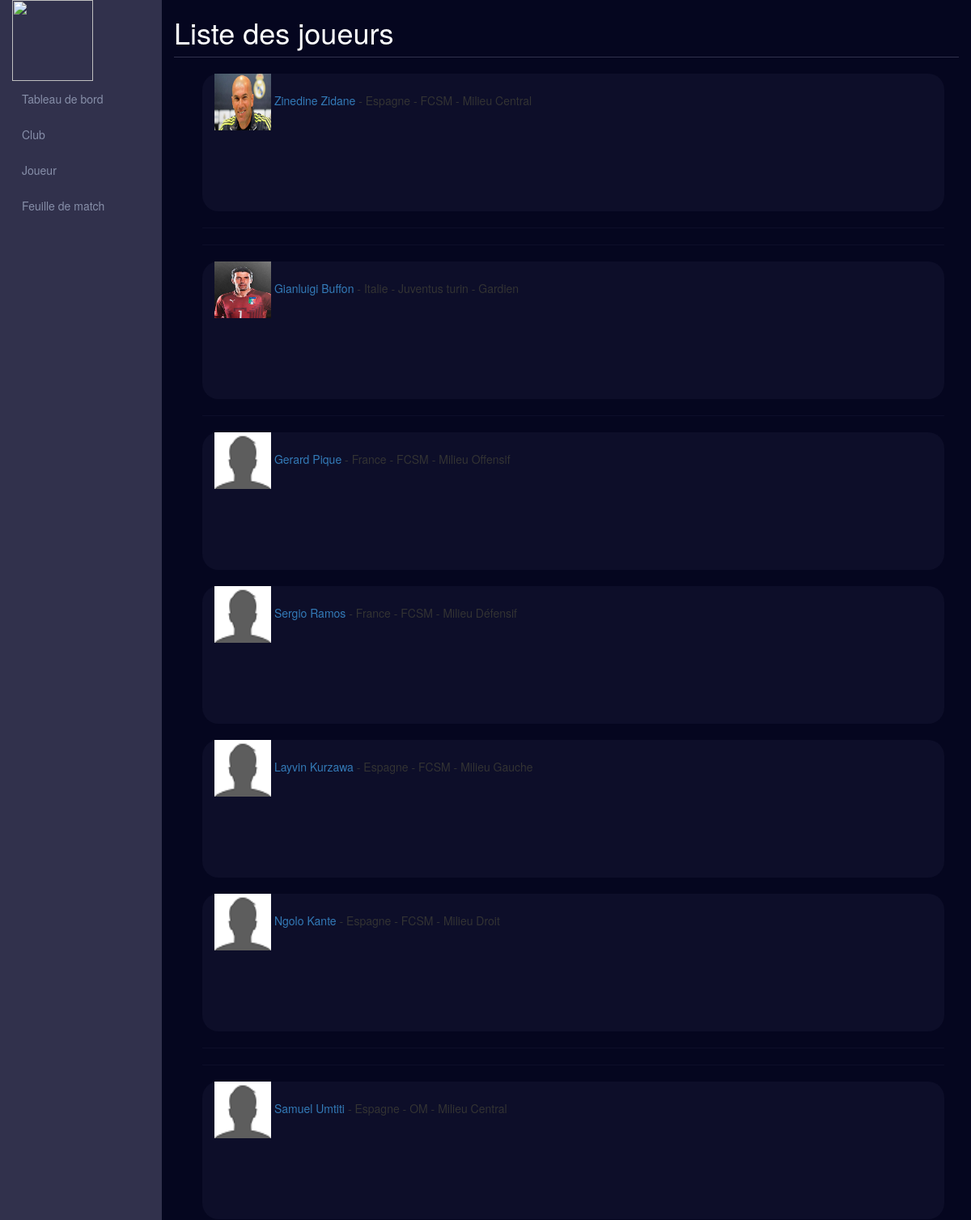
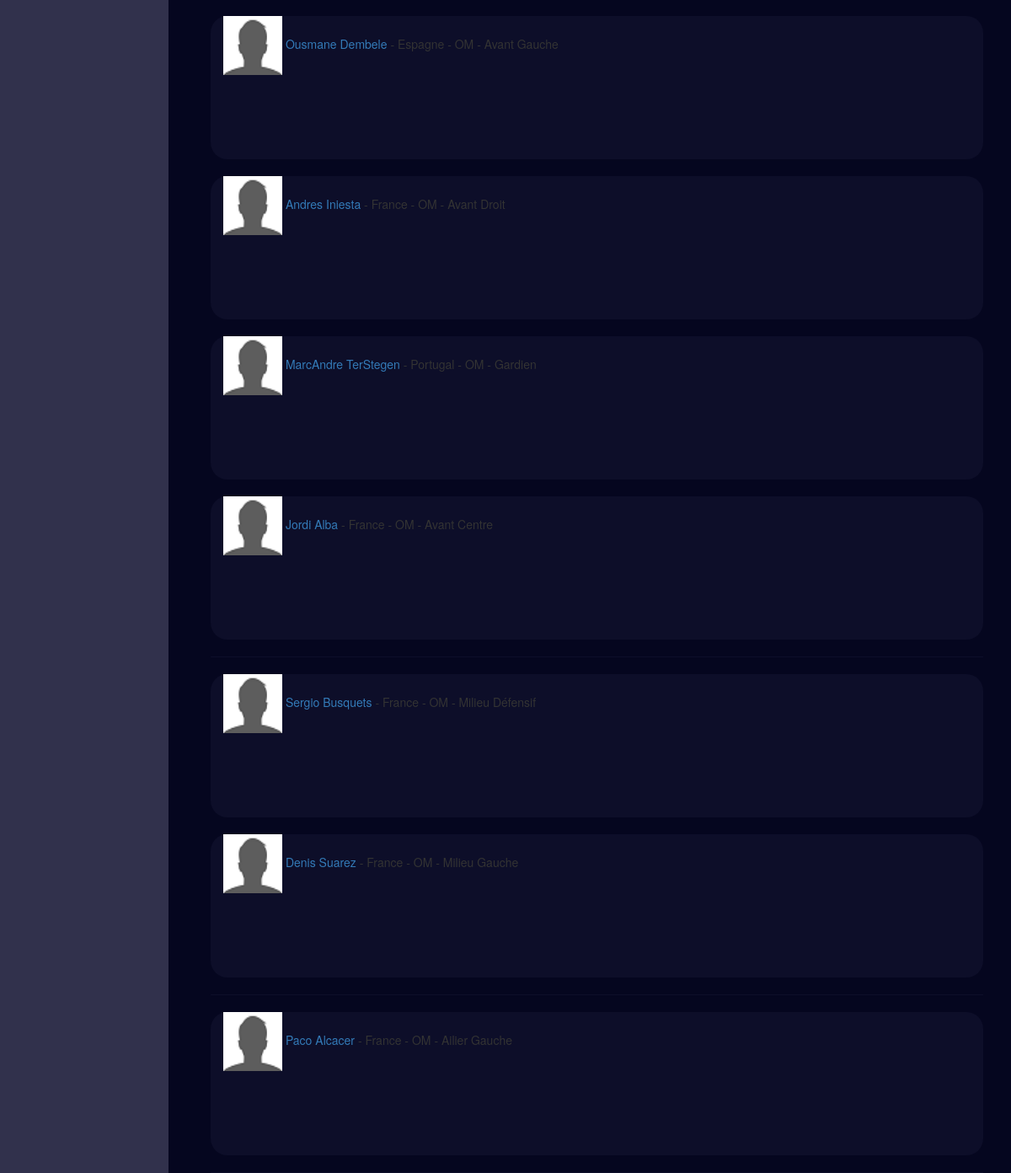
/pages/listeJoueur.php, run on an earlier commit of the app's database (2 pictures, top to bottom).
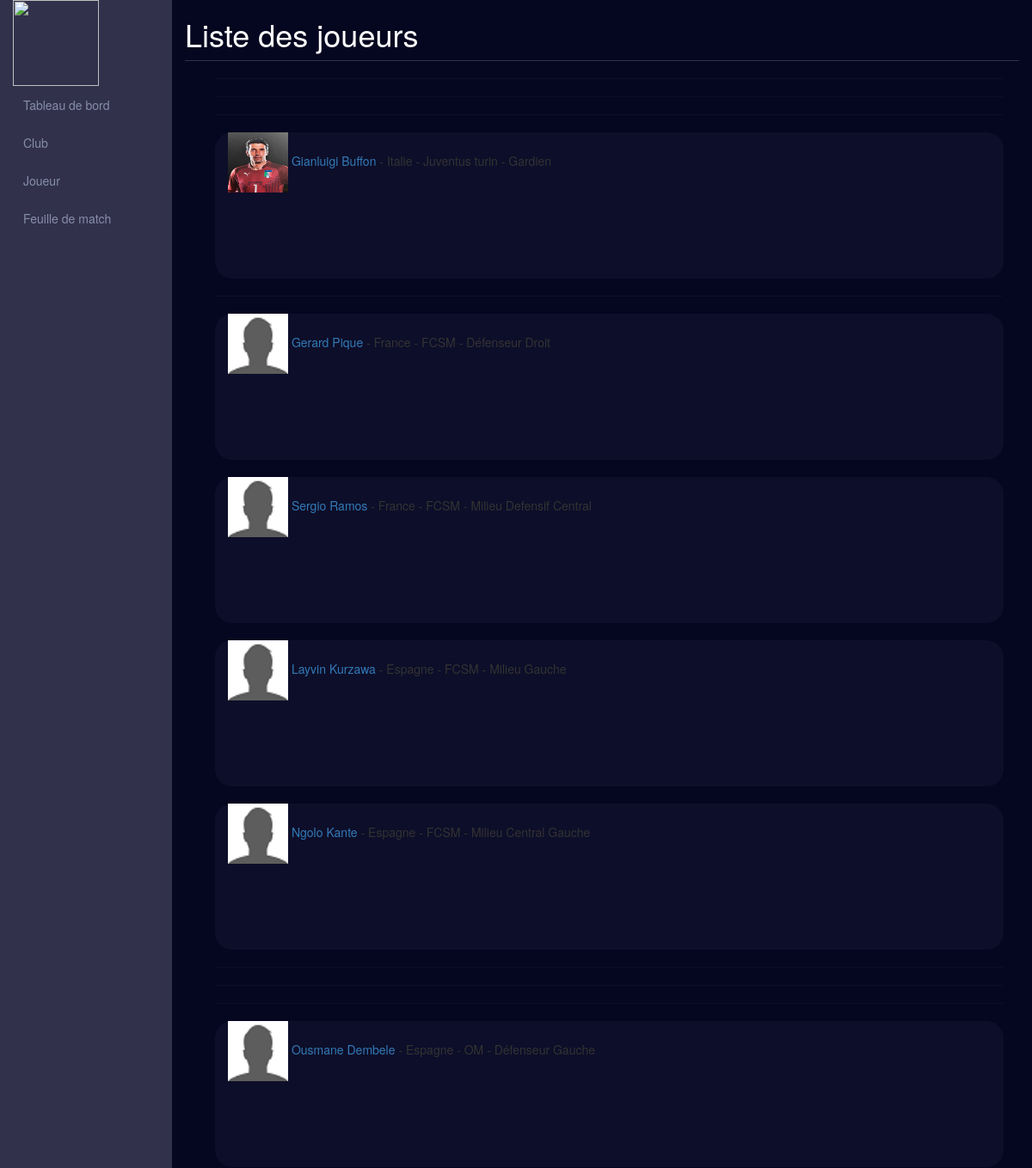
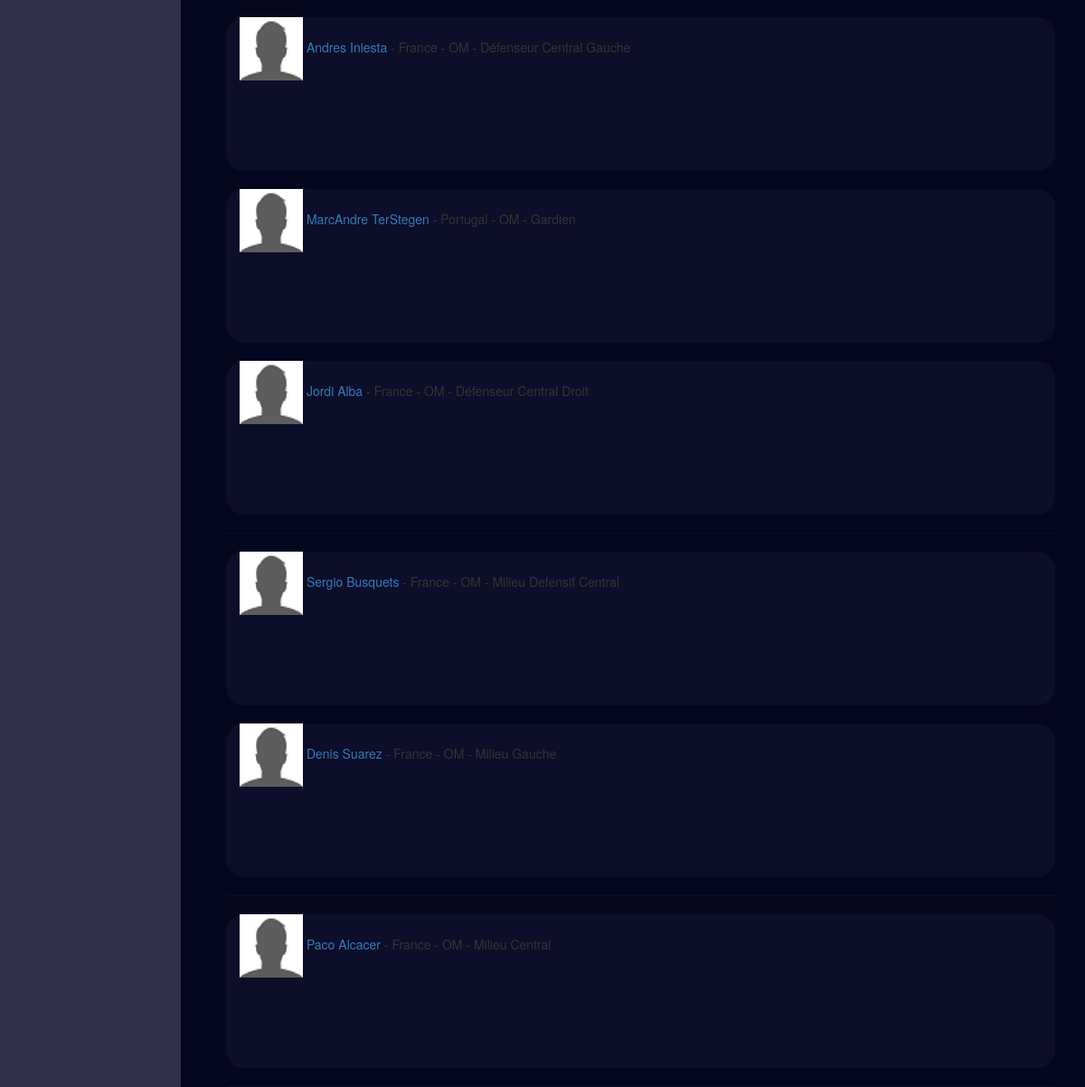
And on a later commit of the database (2 pictures, top to bottom).
### tables this page shows
CREATE TABLE `positions` (
  `PositionID` smallint(2) UNSIGNED NOT NULL AUTO_INCREMENT PRIMARY KEY,
  `PositionName` char(50) DEFAULT NULL
);

CREATE TABLE `players` (
  `PlayerID` int(20) UNSIGNED NOT NULL AUTO_INCREMENT PRIMARY KEY,
  `PlayerFirstName` char(50) NOT NULL,
  `PlayerFamilyName` char(50) NOT NULL,
  `PlayerWeight` smallint(3) UNSIGNED DEFAULT NULL,
  `PlayerHeight` smallint(3) UNSIGNED DEFAULT NULL,
  `PlayerNumber` char(255) DEFAULT NULL,
  `PlayerFoot` char(10) DEFAULT NULL,
  `PlayerComment` char(255) DEFAULT NULL,
  `PlayerVideoFilePath` char(255) DEFAULT NULL,
  `PlayerNote` smallint(2) UNSIGNED DEFAULT NULL,
  `ClubID` smallint(3) UNSIGNED DEFAULT NULL,
  `PositionID1` smallint(2) UNSIGNED DEFAULT NULL,
  `PlayerImageFilePath` char(255) DEFAULT NULL,
  `NationID` smallint(3) UNSIGNED DEFAULT NULL,
  `PositionID2` smallint(2) UNSIGNED DEFAULT NULL,
  `PositionID3` smallint(2) UNSIGNED DEFAULT NULL,
  `PlayerNoteID` smallint(2) UNSIGNED DEFAULT NULL
);

CREATE TABLE `nations` (
  `NationID` smallint(4) UNSIGNED NOT NULL AUTO_INCREMENT PRIMARY KEY,
  `NationName` char(50) DEFAULT NULL
);

CREATE TABLE `clubs` (
  `ClubID` smallint(3) UNSIGNED NOT NULL AUTO_INCREMENT PRIMARY KEY,
  `ClubName` char(50) DEFAULT NULL,
  `ClubVille` char(50) DEFAULT NULL,
  `ClubAdress` char(100) DEFAULT NULL,
  `ChampionshipID` smallint(3) UNSIGNED DEFAULT NULL
);

### pages/listeJoueur.php (the view, shortened to what this page needs)
<?php
$con = mysqli_connect('localhost','root','','fcsochaux');
$req = "SELECT PlayerFirstName,PlayerFamilyName,PlayerImageFilePath, NationID, ClubID, PositionID1, playerID
        FROM players
        WHERE 0=0";
$result = mysqli_query($con,$req);
?>
<!DOCTYPE html>
<html lang="fr">
<head>
    <link href="../css/bootstrap.min.css" type="text/css" rel="stylesheet" />
    <link href="../css/feuilleDeMatch.css" type="text/css" rel="stylesheet" />
    <link href="../css/rechercheJoueur.css" type="text/css" rel="stylesheet" />
</head>
<body>
<div class="navigation col-lg-2">
</div>
<div class="feuilleDeMatch col-lg-10">
    <div class="barreTitre">
        <h1>Liste des joueurs </h1>
    </div>
    <div class="starter-template">
        <div class="row">
            <?php
                    while($row = mysqli_fetch_array($result)) { ?>
            <div class="colone col-sm-11">
                <?php
                    $reqNation = "SELECT NationName FROM nations WHERE NationID=".$row[3];
                    $reqClub = "SELECT ClubName FROM clubs WHERE ClubID=".$row[4];
                    $reqPosition = "SELECT PositionName FROM positions WHERE positionID=".$row[5];
                    $resultNation = mysqli_query($con,$reqNation);
                    $resultClub = mysqli_query($con,$reqClub);
                    $resultPosition = mysqli_query($con,$reqPosition);
                    while($rowNation = mysqli_fetch_array($resultNation)) {
                        while($rowClub = mysqli_fetch_array($resultClub)) {
                            while ($rowPosition = mysqli_fetch_array($resultPosition)) {
                                ?>
                                <div class="listeJoueur" style="margin-bottom: 100px">
                                    <img src="../images/<?php echo $row[2]; ?> " width="70" height="70"/>
                                    <?php echo '<a href="pageJoueur.php?IDJoueur='.$row[6].'"> '.$row[0].' '." ".' '.$row[1].'</a>'; ?>
                                    <?php echo " - ", $rowNation[0], " - ", $rowClub[0], " - ", $rowPosition[0]; ?>
                                </div>
                            <?php
                            }
                        }
                     }
                     ?>
            </div>
            <?php } ?>
        </div>
    </div>
</div>
</body>
</html>

What changed in the data, as far as the page shows it:
removed positions: players.PlayerImageFilePath (picture), $row[0] "Zinedine", $row[1] "Zidane", $rowNation[0] "Espagne", $rowClub[0] "FCSM", PositionName "Milieu Central", $row[0] "Samuel", $row[1] "Umtiti", $rowClub[0] "OM"
changed positions: PositionName "Milieu Offensif" → "Défenseur Droit"
changed positions: PositionName "Milieu Défensif" → "Milieu Defensif Central"
changed positions: PositionName "Milieu Droit" → "Milieu Central Gauche"
changed positions: PositionName "Avant Gauche" → "Défenseur Gauche"
changed positions: PositionName "Avant Droit" → "Défenseur Central Gauche"
changed positions: PositionName "Avant Centre" → "Défenseur Central Droit"
changed positions: PositionName "Ailier Gauche" → "Milieu Central"
